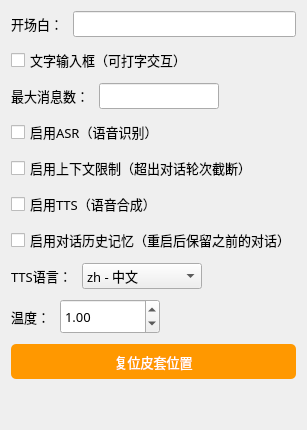
             <widget class="QWidget" name="tab_basic_config">
              <attribute name="title">
               <string>基础配置</string>
              </attribute>
              <layout class="QVBoxLayout" name="verticalLayout_basic_config">
               <property name="spacing">
                <number>10</number>
               </property>
               <item>
                <layout class="QHBoxLayout" name="horizontalLayout_3">
                 <item>
                  <widget class="QLabel" name="label_7">
                   <property name="minimumSize">
                    <size>
                     <width>0</width>
                     <height>0</height>
                    </size>
                   </property>
                   <property name="font">
                    <font>
                     <family>微软雅黑</family>
                     <pointsize>10</pointsize>
                    </font>
                   </property>
                   <property name="text">
                    <string>开场白：</string>
                   </property>
                  </widget>
                 </item>
                 <item>
                  <widget class="QLineEdit" name="lineEdit_4">
                   <property name="font">
                    <font>
                     <family>微软雅黑</family>
                     <pointsize>10</pointsize>
                    </font>
                   </property>
                  </widget>
                 </item>
                </layout>
               </item>
               <item>
                <layout class="QVBoxLayout" name="verticalLayout_all">
                 <item>
                  <widget class="QCheckBox" name="checkBox_3">
                   <property name="sizePolicy">
                    <sizepolicy hsizetype="Minimum" vsizetype="Fixed">
                     <horstretch>0</horstretch>
                     <verstretch>0</verstretch>
                    </sizepolicy>
                   </property>
                   <property name="font">
                    <font>
                     <family>微软雅黑</family>
                     <pointsize>10</pointsize>
                    </font>
                   </property>
                   <property name="text">
                    <string>文字输入框（可打字交互）</string>
                   </property>
                  </widget>
                 </item>
                 <item>
                    <layout class="QHBoxLayout" name="horizontalLayout_5" stretch="1,2,10">
                   <property name="spacing">
                    <number>10</number>
                   </property>
                   <item>
                    <widget class="QLabel" name="label_10">
                     <property name="sizePolicy">
                      <sizepolicy hsizetype="Expanding" vsizetype="Preferred">
                       <horstretch>0</horstretch>
                       <verstretch>0</verstretch>
                      </sizepolicy>
                     </property>
                     <property name="minimumSize">
                      <size>
                       <width>0</width>
                       <height>0</height>
                      </size>
                     </property>
                     <property name="font">
                      <font>
                       <family>微软雅黑</family>
                       <pointsize>10</pointsize>
                      </font>
                     </property>
                     <property name="text">
                      <string>最大消息数：</string>
                     </property>
                    </widget>
                   </item>
                   <item>
                    <widget class="QLineEdit" name="lineEdit_5">
                     <property name="minimumSize">
                      <size>
                       <width>120</width>
                       <height>0</height>
                      </size>
                     </property>
                     <property name="maximumSize">
                      <size>
                       <width>16777215</width>
                       <height>16777215</height>
                      </size>
                     </property>
                     <property name="font">
                      <font>
                       <family>微软雅黑</family>
                       <pointsize>10</pointsize>
                      </font>
                     </property>
                    </widget>
                   </item>
                   <item>
                    <spacer name="horizontalSpacer_3">
                     <property name="orientation">
                      <enum>Qt::Horizontal</enum>
                     </property>
                     <property name="sizeHint" stdset="0">
                      <size>
                       <width>40</width>
                       <height>20</height>
                      </size>
                     </property>
                    </spacer>
                   </item>
                  </layout>
                 </item>
                 <item>
                  <widget class="QCheckBox" name="checkBox_asr">
                   <property name="sizePolicy">
                    <sizepolicy hsizetype="Minimum" vsizetype="Fixed">
                     <horstretch>0</horstretch>
                     <verstretch>0</verstretch>
                    </sizepolicy>
                   </property>
                   <property name="font">
                    <font>
                     <family>微软雅黑</family>
                     <pointsize>10</pointsize>
                    </font>
                   </property>
                   <property name="text">
                    <string>启用ASR（语音识别）</string>
                   </property>
                  </widget>
                 </item>
                 <item>
                  <widget class="QCheckBox" name="checkBox_4">
                   <property name="sizePolicy">
                    <sizepolicy hsizetype="Minimum" vsizetype="Fixed">
                     <horstretch>0</horstretch>
                     <verstretch>0</verstretch>
                    </sizepolicy>
                   </property>
                   <property name="font">
                    <font>
                     <family>微软雅黑</family>
                     <pointsize>10</pointsize>
                    </font>
                   </property>
                   <property name="text">
                    <string>启用上下文限制（超出对话轮次截断）</string>
                   </property>
                  </widget>
                 </item>
                 <item>
                  <widget class="QCheckBox" name="checkBox_tts">
                   <property name="sizePolicy">
                    <sizepolicy hsizetype="Minimum" vsizetype="Fixed">
                     <horstretch>0</horstretch>
                     <verstretch>0</verstretch>
                    </sizepolicy>
                   </property>
                   <property name="font">
                    <font>
                     <family>微软雅黑</family>
                     <pointsize>10</pointsize>
                    </font>
                   </property>
                   <property name="text">
                    <string>启用TTS（语音合成）</string>
                   </property>
                  </widget>
                 </item>
                 <item>
                  <widget class="QCheckBox" name="checkBox_persistent_history">
                      <property name="sizePolicy">
                       <sizepolicy hsizetype="Minimum" vsizetype="Fixed">
                        <horstretch>0</horstretch>
                        <verstretch>0</verstretch>
                       </sizepolicy>
                      </property>
                      <property name="font">
                       <font>
                        <family>微软雅黑</family>
                        <pointsize>10</pointsize>
                       </font>
                      </property>
                      <property name="text">
                       <string>启用对话历史记忆（重启后保留之前的对话）</string>
                      </property>
                  </widget>
                 </item>
                 <item>
                  <layout class="QHBoxLayout" name="horizontalLayout_4" stretch="1,2,10">
                   <property name="spacing">
                    <number>10</number>
                   </property>
                   <item>
                    <widget class="QLabel" name="label_tts_language">
                     <property name="minimumSize">
                      <size>
                       <width>0</width>
                       <height>0</height>
                      </size>
                     </property>
                     <property name="font">
                      <font>
                       <family>微软雅黑</family>
                       <pointsize>10</pointsize>
                      </font>
                     </property>
                     <property name="text">
                      <string>TTS语言：</string>
                     </property>
                    </widget>
                   </item>
                   <item>
                    <widget class="QComboBox" name="comboBox_tts_language">
                     <property name="minimumSize">
                      <size>
                       <width>120</width>
                       <height>0</height>
                      </size>
                     </property>
                     <property name="font">
                      <font>
                       <family>微软雅黑</family>
                       <pointsize>10</pointsize>
                      </font>
                     </property>
                     <item>
                      <property name="text">
                       <string>zh - 中文</string>
                      </property>
                     </item>
                     <item>
                      <property name="text">
                       <string>en - 英文</string>
                      </property>
                     </item>
                     <item>
                      <property name="text">
                       <string>ja - 日语</string>
                      </property>
                     </item>
                     <item>
                      <property name="text">
                       <string>ko - 韩语</string>
                      </property>
                     </item>
                    </widget>
                   </item>
                   <item>
                    <spacer name="horizontalSpacer_7">
                     <property name="orientation">
                      <enum>Qt::Horizontal</enum>
                     </property>
                     <property name="sizeHint" stdset="0">
                      <size>
                       <width>40</width>
                       <height>20</height>
                      </size>
                     </property>
                    </spacer>
                   </item>
                  </layout>
                 </item>
                 <item>
                  <layout class="QHBoxLayout" name="horizontalLayout_temperature">
                   <item>
                    <widget class="QLabel" name="label_temperature">
                     <property name="font">
                      <font>
                       <family>微软雅黑</family>
                       <pointsize>10</pointsize>
                      </font>
                     </property>
                     <property name="text">
                      <string>温度：</string>
                     </property>
                    </widget>
                   </item>
                   <item>
                    <widget class="QDoubleSpinBox" name="doubleSpinBox_temperature">
                     <property name="minimumSize">
                      <size>
                       <width>100</width>
                       <height>35</height>
                      </size>
                     </property>
                     <property name="maximumSize">
                      <size>
                       <width>120</width>
                       <height>16777215</height>
                      </size>
                     </property>
                     <property name="font">
                      <font>
                       <family>微软雅黑</family>
                       <pointsize>10</pointsize>
                      </font>
                     </property>
                     <property name="buttonSymbols">
                      <enum>QAbstractSpinBox::UpDownArrows</enum>
                     </property>
                     <property name="minimum">
                      <double>0.100000000000000</double>
                     </property>
                     <property name="maximum">
                      <double>2.000000000000000</double>
                     </property>
                     <property name="singleStep">
                      <double>0.100000000000000</double>
                     </property>
                     <property name="value">
                      <double>1.000000000000000</double>
                     </property>
                    </widget>
                   </item>
                   <item>
                    <spacer name="horizontalSpacer_temperature">
                     <property name="orientation">
                      <enum>Qt::Horizontal</enum>
                     </property>
                     <property name="sizeHint" stdset="0">
                      <size>
                       <width>40</width>
                       <height>20</height>
                      </size>
                     </property>
                    </spacer>
                   </item>
                  </layout>
                 </item>
                 <item>
                  <widget class="QPushButton" name="pushButton_reset_model_position">
                   <property name="sizePolicy">
                    <sizepolicy hsizetype="Minimum" vsizetype="Fixed">
                     <horstretch>0</horstretch>
                     <verstretch>0</verstretch>
                    </sizepolicy>
                   </property>
                   <property name="minimumSize">
                    <size>
                     <width>0</width>
                     <height>35</height>
                    </size>
                   </property>
                   <property name="font">
                    <font>
                     <family>微软雅黑</family>
                     <pointsize>10</pointsize>
                    </font>
                   </property>
                   <property name="cursor">
                    <cursorShape>PointingHandCursor</cursorShape>
                   </property>
                   <property name="styleSheet">
                    <string notr="true">QPushButton {
    background-color: #ff9800;
    color: white;
    border: none;
    border-radius: 5px;
    padding: 5px 15px;
}
QPushButton:hover {
    background-color: #f57c00;
}
QPushButton:pressed {
    background-color: #e65100;
}</string>
                   </property>
                   <property name="text">
                    <string>复位皮套位置</string>
                   </property>
                  </widget>
                 </item>
                 <item>
                  <spacer name="verticalSpacer_basic_config">
                   <property name="orientation">
                    <enum>Qt::Vertical</enum>
                   </property>
                   <property name="sizeHint" stdset="0">
                    <size>
                     <width>20</width>
                     <height>40</height>
                    </size>
                   </property>
                  </spacer>
                 </item>
                </layout>
               </item>
              </layout>
             </widget>
